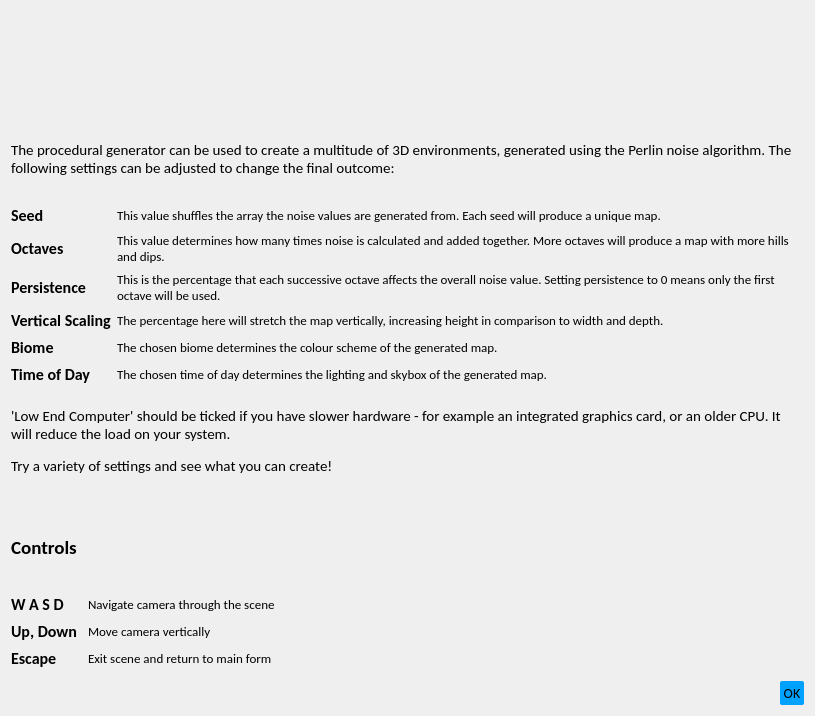
<?xml version="1.0" encoding="UTF-8"?>
<ui version="4.0">
 <class>helpdialog</class>
 <widget class="QDialog" name="helpdialog">
  <property name="geometry">
   <rect>
    <x>0</x>
    <y>0</y>
    <width>815</width>
    <height>716</height>
   </rect>
  </property>
  <property name="windowTitle">
   <string>Help</string>
  </property>
  <layout class="QVBoxLayout" name="verticalLayout_2">
   <item>
    <layout class="QVBoxLayout" name="verticalLayout">
     <item alignment="Qt::AlignHCenter">
      <widget class="QLabel" name="label">
       <property name="maximumSize">
        <size>
         <width>16777215</width>
         <height>16777215</height>
        </size>
       </property>
       <property name="font">
        <font>
         <family>Calibri</family>
         <pointsize>20</pointsize>
        </font>
       </property>
       <property name="text">
        <string>&lt;!DOCTYPE HTML PUBLIC &quot;-//W3C//DTD HTML 4.0//EN&quot; &quot;http://www.w3.org/TR/REC-html40/strict.dtd&quot;&gt;
&lt;html&gt;&lt;head&gt;&lt;meta name=&quot;qrichtext&quot; content=&quot;1&quot; /&gt;&lt;style type=&quot;text/css&quot;&gt;
p, li { white-space: pre-wrap; }
&lt;/style&gt;&lt;/head&gt;&lt;body style=&quot; font-family:'Calibri'; font-size:20pt; font-weight:400; font-style:normal;&quot;&gt;
&lt;p style=&quot; margin-top:0px; margin-bottom:0px; margin-left:0px; margin-right:0px; -qt-block-indent:0; text-indent:0px;&quot;&gt;&lt;img src=&quot;:/banners/gui/banner_help.png&quot; /&gt;&lt;/p&gt;&lt;/body&gt;&lt;/html&gt;</string>
       </property>
      </widget>
     </item>
     <item>
      <spacer name="horizontalSpacer_4">
       <property name="orientation">
        <enum>Qt::Horizontal</enum>
       </property>
       <property name="sizeHint" stdset="0">
        <size>
         <width>40</width>
         <height>20</height>
        </size>
       </property>
      </spacer>
     </item>
     <item>
      <widget class="QLabel" name="label_2">
       <property name="minimumSize">
        <size>
         <width>200</width>
         <height>0</height>
        </size>
       </property>
       <property name="maximumSize">
        <size>
         <width>16777215</width>
         <height>100</height>
        </size>
       </property>
       <property name="font">
        <font>
         <family>Calibri</family>
         <pointsize>11</pointsize>
        </font>
       </property>
       <property name="text">
        <string>The procedural generator can be used to create a multitude of 3D environments, generated using the Perlin noise algorithm. The following settings can be adjusted to change the final outcome:</string>
       </property>
       <property name="wordWrap">
        <bool>true</bool>
       </property>
      </widget>
     </item>
     <item>
      <layout class="QFormLayout" name="formLayout">
       <item row="0" column="0">
        <widget class="QLabel" name="label_3">
         <property name="minimumSize">
          <size>
           <width>50</width>
           <height>0</height>
          </size>
         </property>
         <property name="font">
          <font>
           <family>Calibri</family>
           <pointsize>12</pointsize>
           <weight>75</weight>
           <bold>true</bold>
          </font>
         </property>
         <property name="text">
          <string>Seed</string>
         </property>
        </widget>
       </item>
       <item row="0" column="1">
        <widget class="QLabel" name="label_4">
         <property name="minimumSize">
          <size>
           <width>0</width>
           <height>15</height>
          </size>
         </property>
         <property name="font">
          <font>
           <family>Calibri</family>
           <pointsize>10</pointsize>
          </font>
         </property>
         <property name="text">
          <string>This value shuffles the array the noise values are generated from. Each seed will produce a unique map.</string>
         </property>
         <property name="wordWrap">
          <bool>true</bool>
         </property>
        </widget>
       </item>
       <item row="1" column="0">
        <widget class="QLabel" name="label_5">
         <property name="font">
          <font>
           <family>Calibri</family>
           <pointsize>12</pointsize>
           <weight>75</weight>
           <bold>true</bold>
          </font>
         </property>
         <property name="text">
          <string>Octaves</string>
         </property>
        </widget>
       </item>
       <item row="1" column="1">
        <widget class="QLabel" name="label_6">
         <property name="minimumSize">
          <size>
           <width>0</width>
           <height>25</height>
          </size>
         </property>
         <property name="font">
          <font>
           <family>Calibri</family>
           <pointsize>10</pointsize>
          </font>
         </property>
         <property name="text">
          <string>This value determines how many times noise is calculated and added together. More octaves will produce a map with more hills and dips.</string>
         </property>
         <property name="wordWrap">
          <bool>true</bool>
         </property>
        </widget>
       </item>
       <item row="2" column="0">
        <widget class="QLabel" name="label_7">
         <property name="font">
          <font>
           <family>Calibri</family>
           <pointsize>12</pointsize>
           <weight>75</weight>
           <bold>true</bold>
          </font>
         </property>
         <property name="text">
          <string>Persistence</string>
         </property>
        </widget>
       </item>
       <item row="2" column="1">
        <widget class="QLabel" name="label_8">
         <property name="minimumSize">
          <size>
           <width>0</width>
           <height>25</height>
          </size>
         </property>
         <property name="font">
          <font>
           <family>Calibri</family>
           <pointsize>10</pointsize>
          </font>
         </property>
         <property name="text">
          <string>This is the percentage that each successive octave affects the overall noise value. Setting persistence to 0 means only the first octave will be used.</string>
         </property>
         <property name="wordWrap">
          <bool>true</bool>
         </property>
        </widget>
       </item>
       <item row="3" column="0">
        <widget class="QLabel" name="label_9">
         <property name="minimumSize">
          <size>
           <width>35</width>
           <height>0</height>
          </size>
         </property>
         <property name="font">
          <font>
           <family>Calibri</family>
           <pointsize>12</pointsize>
           <weight>75</weight>
           <bold>true</bold>
          </font>
         </property>
         <property name="text">
          <string>Vertical Scaling</string>
         </property>
        </widget>
       </item>
       <item row="3" column="1">
        <widget class="QLabel" name="label_10">
         <property name="minimumSize">
          <size>
           <width>0</width>
           <height>15</height>
          </size>
         </property>
         <property name="font">
          <font>
           <family>Calibri</family>
           <pointsize>10</pointsize>
          </font>
         </property>
         <property name="text">
          <string>The percentage here will stretch the map vertically, increasing height in comparison to width and depth.</string>
         </property>
         <property name="wordWrap">
          <bool>true</bool>
         </property>
        </widget>
       </item>
       <item row="4" column="0">
        <widget class="QLabel" name="label_11">
         <property name="font">
          <font>
           <family>Calibri</family>
           <pointsize>12</pointsize>
           <weight>75</weight>
           <bold>true</bold>
          </font>
         </property>
         <property name="text">
          <string>Biome</string>
         </property>
        </widget>
       </item>
       <item row="4" column="1">
        <widget class="QLabel" name="label_12">
         <property name="minimumSize">
          <size>
           <width>0</width>
           <height>15</height>
          </size>
         </property>
         <property name="font">
          <font>
           <family>Calibri</family>
           <pointsize>10</pointsize>
          </font>
         </property>
         <property name="text">
          <string>The chosen biome determines the colour scheme of the generated map.</string>
         </property>
         <property name="wordWrap">
          <bool>true</bool>
         </property>
        </widget>
       </item>
       <item row="5" column="0">
        <widget class="QLabel" name="label_13">
         <property name="font">
          <font>
           <family>Calibri</family>
           <pointsize>12</pointsize>
           <weight>75</weight>
           <bold>true</bold>
          </font>
         </property>
         <property name="text">
          <string>Time of Day</string>
         </property>
        </widget>
       </item>
       <item row="5" column="1">
        <widget class="QLabel" name="label_14">
         <property name="minimumSize">
          <size>
           <width>0</width>
           <height>15</height>
          </size>
         </property>
         <property name="font">
          <font>
           <family>Calibri</family>
           <pointsize>10</pointsize>
          </font>
         </property>
         <property name="text">
          <string>The chosen time of day determines the lighting and skybox of the generated map.</string>
         </property>
         <property name="wordWrap">
          <bool>true</bool>
         </property>
        </widget>
       </item>
      </layout>
     </item>
     <item>
      <spacer name="horizontalSpacer_2">
       <property name="orientation">
        <enum>Qt::Horizontal</enum>
       </property>
       <property name="sizeType">
        <enum>QSizePolicy::Fixed</enum>
       </property>
       <property name="sizeHint" stdset="0">
        <size>
         <width>40</width>
         <height>10</height>
        </size>
       </property>
      </spacer>
     </item>
     <item>
      <widget class="QLabel" name="label_15">
       <property name="maximumSize">
        <size>
         <width>16777215</width>
         <height>16777215</height>
        </size>
       </property>
       <property name="font">
        <font>
         <family>Calibri</family>
         <pointsize>11</pointsize>
        </font>
       </property>
       <property name="text">
        <string>&lt;html&gt;&lt;head/&gt;&lt;body&gt;&lt;p&gt;'Low End Computer' should be ticked if you have slower hardware - for example an integrated graphics card, or an older CPU. It will reduce the load on your system. &lt;/p&gt;&lt;p&gt;Try a variety of settings and see what you can create!&lt;/p&gt;&lt;/body&gt;&lt;/html&gt;</string>
       </property>
       <property name="wordWrap">
        <bool>true</bool>
       </property>
      </widget>
     </item>
     <item>
      <spacer name="horizontalSpacer_3">
       <property name="orientation">
        <enum>Qt::Horizontal</enum>
       </property>
       <property name="sizeHint" stdset="0">
        <size>
         <width>40</width>
         <height>20</height>
        </size>
       </property>
      </spacer>
     </item>
     <item>
      <widget class="QLabel" name="label_17">
       <property name="font">
        <font>
         <family>Calibri</family>
         <pointsize>14</pointsize>
         <weight>75</weight>
         <bold>true</bold>
        </font>
       </property>
       <property name="text">
        <string>Controls</string>
       </property>
      </widget>
     </item>
     <item>
      <layout class="QFormLayout" name="formLayout_2">
       <item row="0" column="0">
        <widget class="QLabel" name="label_18">
         <property name="font">
          <font>
           <family>Calibri</family>
           <pointsize>12</pointsize>
           <weight>75</weight>
           <bold>true</bold>
          </font>
         </property>
         <property name="text">
          <string>W A S D</string>
         </property>
         <property name="margin">
          <number>0</number>
         </property>
        </widget>
       </item>
       <item row="0" column="1">
        <widget class="QLabel" name="label_19">
         <property name="font">
          <font>
           <family>Calibri</family>
           <pointsize>10</pointsize>
          </font>
         </property>
         <property name="text">
          <string>Navigate camera through the scene</string>
         </property>
         <property name="indent">
          <number>5</number>
         </property>
        </widget>
       </item>
       <item row="1" column="0">
        <widget class="QLabel" name="label_16">
         <property name="font">
          <font>
           <family>Calibri</family>
           <pointsize>12</pointsize>
           <weight>75</weight>
           <bold>true</bold>
          </font>
         </property>
         <property name="text">
          <string>Up, Down</string>
         </property>
         <property name="margin">
          <number>0</number>
         </property>
        </widget>
       </item>
       <item row="2" column="0">
        <widget class="QLabel" name="label_21">
         <property name="font">
          <font>
           <family>Calibri</family>
           <pointsize>12</pointsize>
           <weight>75</weight>
           <bold>true</bold>
          </font>
         </property>
         <property name="text">
          <string>Escape</string>
         </property>
        </widget>
       </item>
       <item row="2" column="1">
        <widget class="QLabel" name="label_22">
         <property name="font">
          <font>
           <family>Calibri</family>
           <pointsize>10</pointsize>
          </font>
         </property>
         <property name="text">
          <string>Exit scene and return to main form</string>
         </property>
         <property name="indent">
          <number>5</number>
         </property>
        </widget>
       </item>
       <item row="1" column="1">
        <widget class="QLabel" name="label_20">
         <property name="font">
          <font>
           <family>Calibri</family>
           <pointsize>10</pointsize>
          </font>
         </property>
         <property name="text">
          <string>Move camera vertically</string>
         </property>
         <property name="indent">
          <number>5</number>
         </property>
        </widget>
       </item>
      </layout>
     </item>
     <item>
      <layout class="QHBoxLayout" name="horizontalLayout">
       <item>
        <spacer name="horizontalSpacer">
         <property name="orientation">
          <enum>Qt::Horizontal</enum>
         </property>
         <property name="sizeHint" stdset="0">
          <size>
           <width>40</width>
           <height>10</height>
          </size>
         </property>
        </spacer>
       </item>
       <item>
        <widget class="QPushButton" name="okButton">
         <property name="styleSheet">
          <string notr="true">QPushButton {
    background-color: #00a1ff;

 	font: 14px;
	font-family: calibri;

    border-width: 0px;
    border-radius: 2px;
	padding: 3px;

    min-width: 5em;
}

QPushButton:pressed {
    background-color:#4193bf;
}</string>
         </property>
         <property name="text">
          <string>OK</string>
         </property>
        </widget>
       </item>
      </layout>
     </item>
    </layout>
   </item>
  </layout>
 </widget>
 <layoutdefault spacing="6" margin="11"/>
 <resources>
  <include location="userinterface.qrc"/>
 </resources>
 <connections>
  <connection>
   <sender>okButton</sender>
   <signal>clicked()</signal>
   <receiver>helpdialog</receiver>
   <slot>accept()</slot>
   <hints>
    <hint type="sourcelabel">
     <x>382</x>
     <y>279</y>
    </hint>
    <hint type="destinationlabel">
     <x>283</x>
     <y>277</y>
    </hint>
   </hints>
  </connection>
 </connections>
</ui>
